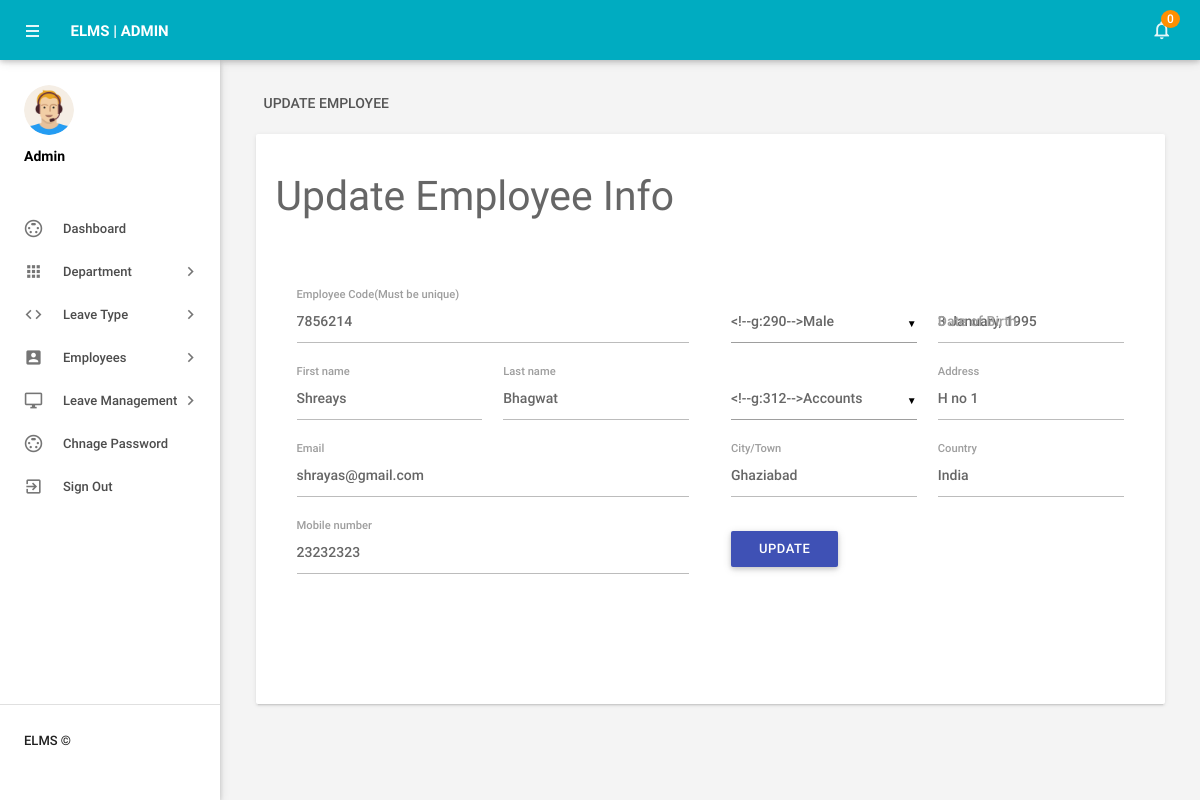
Page /elms/admin/editemployee.php?empid=3 (signed in) on the committed database.
### tables this page shows
CREATE TABLE `tblemployees` (
  `id` int(11) NOT NULL,
  `EmpId` varchar(100) NOT NULL,
  `FirstName` varchar(150) DEFAULT NULL,
  `LastName` varchar(150) DEFAULT NULL,
  `EmailId` varchar(200) DEFAULT NULL,
  `Password` varchar(180) DEFAULT NULL,
  `Gender` varchar(100) DEFAULT NULL,
  `Dob` varchar(100) DEFAULT NULL,
  `Department` varchar(255) DEFAULT NULL,
  `Address` varchar(255) DEFAULT NULL,
  `City` varchar(200) DEFAULT NULL,
  `Country` varchar(150) DEFAULT NULL,
  `Phonenumber` char(11) DEFAULT NULL,
  `Status` int(1) DEFAULT NULL,
  `RegDate` timestamp NULL DEFAULT current_timestamp()
);

### elms/admin/editemployee.php (the view, shortened to what this page needs)
<?php
include('includes/config.php');
if (strlen($_SESSION['alogin']) == 0) {
    header('location:index.php');
} else {
?>
    <!DOCTYPE html>
    <html lang="en">
    <head>
        <link type="text/css" rel="stylesheet" href="../assets/plugins/materialize/css/materialize.min.css" />
        <link href="../assets/plugins/material-preloader/css/materialPreloader.min.css" rel="stylesheet">
        <link href="../assets/css/alpha.min.css" rel="stylesheet" type="text/css" />
        <link href="../assets/css/custom.css" rel="stylesheet" type="text/css" />
        <link rel="stylesheet" href="sweetalert2.min.css">
    </head>
    <body>
        <?php include('includes/header.php'); ?>
        <?php include('includes/sidebar.php'); ?>
        <main class="mn-inner">
            <div class="row">
                <div class="col s12">
                    <div class="page-title">Update employee</div>
                </div>
                <div class="col s12 m12 l12">
                    <div class="card">
                        <div class="card-content">
                            <form id="example-form" method="post" name="updatemp">
                                <div>
                                    <h3>Update Employee Info</h3>
                                    <section>
                                        <div class="wizard-content">
                                            <div class="row">
                                                <div class="col m6">
                                                    <div class="row">
                                                        <?php
                                                        $eid = intval($_GET['empid']);
                                                        $sql = "SELECT * from  tblemployees where id=:eid";
                                                        $query = $dbh->prepare($sql);
                                                        $query->bindParam(':eid', $eid, PDO::PARAM_STR);
                                                        $query->execute();
                                                        $results = $query->fetchAll(PDO::FETCH_OBJ);
                                                        if ($query->rowCount() > 0) {
                                                            foreach ($results as $result) {               ?>
                                                                <div class="input-field col  s12">
                                                                    <label for="empcode">Employee Code(Must be unique)</label>
                                                                    <input name="empcode" id="empcode" value="<?php echo htmlentities($result->EmpId); ?>" type="text" autocomplete="off" readonly required>
                                                                </div>
                                                                <div class="input-field col m6 s12">
                                                                    <label for="firstName">First name</label>
                                                                    <input id="firstName" name="firstName" value="<?php echo htmlentities($result->FirstName); ?>" type="text" required>
                                                                </div>
                                                                <div class="input-field col m6 s12">
                                                                    <label for="lastName">Last name </label>
                                                                    <input id="lastName" name="lastName" value="<?php echo htmlentities($result->LastName); ?>" type="text" autocomplete="off" required>
                                                                </div>
                                                                <div class="input-field col s12">
                                                                    <label for="email">Email</label>
                                                                    <input name="email" type="email" id="email" value="<?php echo htmlentities($result->EmailId); ?>" readonly autocomplete="off" required>
                                                                </div>
                                                                <div class="input-field col s12">
                                                                    <label for="phone">Mobile number</label>
                                                                    <input id="phone" name="mobileno" type="tel" value="<?php echo htmlentities($result->Phonenumber); ?>" maxlength="10" autocomplete="off" required>
                                                                </div>
                                                    </div>
                                                </div>
                                                <div class="col m6">
                                                    <div class="row">
                                                        <div class="input-field col m6 s12">
                                                        </div>
                                                        <div class="input-field col m6 s12">
                                                            <label for="birthdate">Date of Birth</label>
                                                            <input id="birthdate" name="dob" class="datepicker" value="<?php echo htmlentities($result->Dob); ?>">
                                                        </div>
                                                        <div class="input-field col m6 s12">
                                                        </div>
                                                        <div class="input-field col m6 s12">
                                                            <label for="address">Address</label>
                                                            <input id="address" name="address" type="text" value="<?php echo htmlentities($result->Address); ?>" autocomplete="off" required>
                                                        </div>
                                                        <div class="input-field col m6 s12">
                                                            <label for="city">City/Town</label>
                                                            <input id="city" name="city" type="text" value="<?php echo htmlentities($result->City); ?>" autocomplete="off" required>
                                                        </div>
                                                        <div class="input-field col m6 s12">
                                                            <label for="country">Country</label>
                                                            <input id="country" name="country" type="text" value="<?php echo htmlentities($result->Country); ?>" autocomplete="off" required>
                                                        </div>
                                                <?php }
                                                        } ?>
                                                <div class="input-field col s12">
                                                    <button type="submit" name="update" id="update" class="waves-effect waves-light btn indigo m-b-xs">UPDATE</button>
                                                </div>
                                                    </div>
                                                </div>
                                            </div>
                                        </div>
                                    </section>
                                </div>
                            </form>
                        </div>
                    </div>
                </div>
            </div>
        </main>
        </div>
        <div class="left-sidebar-hover"></div>
    </body>
    </html>
<?php } ?>

### rows in the picture
tblemployees: empcode "7856214", firstName "Shreays", lastName "Bhagwat", email "shrayas@gmail.com", mobileno "23232323", dob "3 January, 1995", address "H no 1", city "Ghaziabad", country "India"

### other values in the picture
$unreadcount "0"
